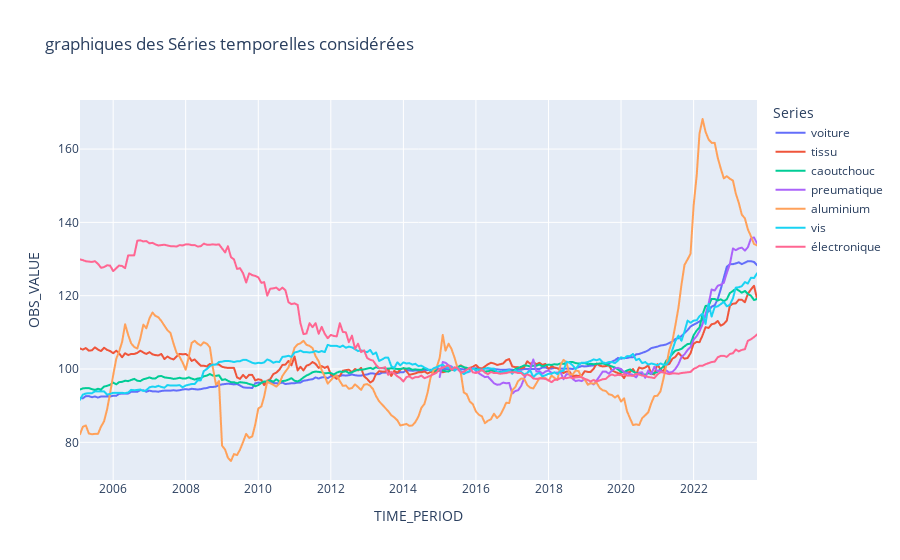

Notebook cell for this chart:
### Markdown cell above
## Nouvel exemple 
La partie précédente a surtout permis d'introduire les différents concepts et de familiariser l'utilisateur avec le code nécessaire pour la mise en place d'un modèle ECM.

Dans cette partie nous cherchons à identifier, pour le prix de production des voitures en France, l'impact des variations des prix des matières premières les plus utilisées dans la conception automobile. 
Nous partirons sur une modélisation par ECM qui cette fois présentera une équation de long terme avec un résidu stationnaire.
Plus précisément, nous comparerons la régression obtenue juste en stationnarisant les séries (par différence de premier ordre) avec l'équation de court terme d'un modèle ECM (qui de fait introduit une force de rappel), et nous comparerons les contributions des différentes variables.

### Code cell
###Importation des nouvelles données
prix_voit = pp.import2('010534366',"voiture")
prix_tissu = pp.import2('010534078',"tissu")
prix_caoutc = pp.import2('010534200',"caoutchouc")
prix_pneum = pp.import2('010534202',"preumatique")
prix_alu = pp.import2('010534272',"aluminium")
prix_vis = pp.import2('010534314',"vis")
prix_electro = pp.import2('010534318',"électronique")

##Graphique des différentes séries ; en cliquant sur les noms des variables sur le graphique, il est possible d'en faire disparaître certaines de façon à simplifier la lecture graphique
data_plot = pd.concat([prix_voit,prix_tissu,prix_caoutc,prix_pneum,prix_alu,prix_vis,prix_electro])
data_plot = data_plot[data_plot.index>"2005-01-31"]
fig = px.line(data_plot, x=data_plot.index, y='OBS_VALUE', color='Series', title = "graphiques des Séries temporelles considérées", hover_data={'OBS_VALUE':':.2f'})
fig.show()

### Figure 1 — Plotly figure (JSON) as saved in the notebook; plotly's stock layout.template omitted (floating-point values rounded to 4 significant figures; data arrays with more than 128 entries replaced by an {"elided": "..."} marker saying what was removed)
{"data": [{"hovertemplate": "Series=voiture<br>TIME_PERIOD=%{x}<br>OBS_VALUE=%{y:.2f}<extra></extra>", "legendgroup": "voiture", "line": {"color": "#636efa", "dash": "solid"}, "marker": {"symbol": "circle"}, "mode": "lines", "name": "voiture", "showlegend": true, "type": "scattergl", "x": {"elided": "225 str values"}, "xaxis": "x", "y": {"elided": "225 float values"}, "yaxis": "y"}, {"hovertemplate": "Series=tissu<br>TIME_PERIOD=%{x}<br>OBS_VALUE=%{y:.2f}<extra></extra>", "legendgroup": "tissu", "line": {"color": "#EF553B", "dash": "solid"}, "marker": {"symbol": "circle"}, "mode": "lines", "name": "tissu", "showlegend": true, "type": "scattergl", "x": {"elided": "225 str values"}, "xaxis": "x", "y": {"elided": "225 float values"}, "yaxis": "y"}, {"hovertemplate": "Series=caoutchouc<br>TIME_PERIOD=%{x}<br>OBS_VALUE=%{y:.2f}<extra></extra>", "legendgroup": "caoutchouc", "line": {"color": "#00cc96", "dash": "solid"}, "marker": {"symbol": "circle"}, "mode": "lines", "name": "caoutchouc", "showlegend": true, "type": "scattergl", "x": {"elided": "225 str values"}, "xaxis": "x", "y": {"elided": "225 float values"}, "yaxis": "y"}, {"hovertemplate": "Series=preumatique<br>TIME_PERIOD=%{x}<br>OBS_VALUE=%{y:.2f}<extra></extra>", "legendgroup": "preumatique", "line": {"color": "#ab63fa", "dash": "solid"}, "marker": {"symbol": "circle"}, "mode": "lines", "name": "preumatique", "showlegend": true, "type": "scattergl", "x": ["2015-01-01T00:00:00", "2015-02-01T00:00:00", "2015-03-01T00:00:00", "2015-04-01T00:00:00", "2015-05-01T00:00:00", "2015-06-01T00:00:00", "2015-07-01T00:00:00", "2015-08-01T00:00:00", "2015-09-01T00:00:00", "2015-10-01T00:00:00", "2015-11-01T00:00:00", "2015-12-01T00:00:00", "2016-01-01T00:00:00", "2016-02-01T00:00:00", "2016-03-01T00:00:00", "2016-04-01T00:00:00", "2016-05-01T00:00:00", "2016-06-01T00:00:00", "2016-07-01T00:00:00", "2016-08-01T00:00:00", "2016-09-01T00:00:00", "2016-10-01T00:00:00", "2016-11-01T00:00:00", "2016-12-01T00:00:00", "2017-01-01T00:00:00", "2017-02-01T00:00:00", "2017-03-01T00:00:00", "2017-04-01T00:00:00", "2017-05-01T00:00:00", "2017-06-01T00:00:00", "2017-07-01T00:00:00", "2017-08-01T00:00:00", "2017-09-01T00:00:00", "2017-10-01T00:00:00", "2017-11-01T00:00:00", "2017-12-01T00:00:00", "2018-01-01T00:00:00", "2018-02-01T00:00:00", "2018-03-01T00:00:00", "2018-04-01T00:00:00", "2018-05-01T00:00:00", "2018-06-01T00:00:00", "2018-07-01T00:00:00", "2018-08-01T00:00:00", "2018-09-01T00:00:00", "2018-10-01T00:00:00", "2018-11-01T00:00:00", "2018-12-01T00:00:00", "2019-01-01T00:00:00", "2019-02-01T00:00:00", "2019-03-01T00:00:00", "2019-04-01T00:00:00", "2019-05-01T00:00:00", "2019-06-01T00:00:00", "2019-07-01T00:00:00", "2019-08-01T00:00:00", "2019-09-01T00:00:00", "2019-10-01T00:00:00", "2019-11-01T00:00:00", "2019-12-01T00:00:00", "2020-01-01T00:00:00", "2020-02-01T00:00:00", "2020-03-01T00:00:00", "2020-04-01T00:00:00", "2020-05-01T00:00:00", "2020-06-01T00:00:00", "2020-07-01T00:00:00", "2020-08-01T00:00:00", "2020-09-01T00:00:00", "2020-10-01T00:00:00", "2020-11-01T00:00:00", "2020-12-01T00:00:00", "2021-01-01T00:00:00", "2021-02-01T00:00:00", "2021-03-01T00:00:00", "2021-04-01T00:00:00", "2021-05-01T00:00:00", "2021-06-01T00:00:00", "2021-07-01T00:00:00", "2021-08-01T00:00:00", "2021-09-01T00:00:00", "2021-10-01T00:00:00", "2021-11-01T00:00:00", "2021-12-01T00:00:00", "2022-01-01T00:00:00", "2022-02-01T00:00:00", "2022-03-01T00:00:00", "2022-04-01T00:00:00", "2022-05-01T00:00:00", "2022-06-01T00:00:00", "2022-07-01T00:00:00", "2022-08-01T00:00:00", "2022-09-01T00:00:00", "2022-10-01T00:00:00", "2022-11-01T00:00:00", "2022-12-01T00:00:00", "2023-01-01T00:00:00", "2023-02-01T00:00:00", "2023-03-01T00:00:00", "2023-04-01T00:00:00", "2023-05-01T00:00:00", "2023-06-01T00:00:00", "2023-07-01T00:00:00", "2023-08-01T00:00:00", "2023-09-01T00:00:00", "2023-10-01T00:00:00"], "xaxis": "x", "y": [97.8, 101.9, 101.7, 101, 100.7, 100, 99.9, 99.3, 99.2, 99, 99.3, 100.3, 99.5, 98.8, 98.3, 97.8, 97.9, 97, 96.1, 95.7, 95.8, 96.3, 96.1, 96.2, 93.3, 94, 94.2, 95.4, 97.5, 98.9, 100.1, 102.6, 99.3, 99.4, 98.7, 99.3, 99.6, 98.9, 99, 99, 99.2, 97.2, 98.6, 98.5, 97.3, 96.7, 96.9, 96.7, 97.3, 95.7, 96.2, 95.8, 96.9, 98.1, 99.3, 99.3, 98.7, 99.6, 100.2, 100.3, 100, 99.1, 98.9, 98.6, 98.4, 97.7, 99, 99.1, 97.6, 99.6, 98.6, 100.6, 99.4, 99.6, 99, 99.6, 99, 99.2, 100, 101.3, 103.3, 104, 105.2, 106, 108, 109, 110.3, 112.2, 115, 117.8, 121.7, 121.4, 122.7, 123, 123.5, 126.2, 128.6, 132.9, 132.4, 132.9, 133.1, 132.3, 133.2, 135.6, 135.9, 134.3], "yaxis": "y"}, {"hovertemplate": "Series=aluminium<br>TIME_PERIOD=%{x}<br>OBS_VALUE=%{y:.2f}<extra></extra>", "legendgroup": "aluminium", "line": {"color": "#FFA15A", "dash": "solid"}, "marker": {"symbol": "circle"}, "mode": "lines", "name": "aluminium", "showlegend": true, "type": "scattergl", "x": {"elided": "225 str values"}, "xaxis": "x", "y": {"elided": "225 float values"}, "yaxis": "y"}, {"hovertemplate": "Series=vis<br>TIME_PERIOD=%{x}<br>OBS_VALUE=%{y:.2f}<extra></extra>", "legendgroup": "vis", "line": {"color": "#19d3f3", "dash": "solid"}, "marker": {"symbol": "circle"}, "mode": "lines", "name": "vis", "showlegend": true, "type": "scattergl", "x": {"elided": "225 str values"}, "xaxis": "x", "y": {"elided": "225 float values"}, "yaxis": "y"}, {"hovertemplate": "Series=électronique<br>TIME_PERIOD=%{x}<br>OBS_VALUE=%{y:.2f}<extra></extra>", "legendgroup": "électronique", "line": {"color": "#FF6692", "dash": "solid"}, "marker": {"symbol": "circle"}, "mode": "lines", "name": "électronique", "showlegend": true, "type": "scattergl", "x": {"elided": "225 str values"}, "xaxis": "x", "y": {"elided": "225 float values"}, "yaxis": "y"}], "layout": {"autosize": true, "legend": {"title": {"text": "Series"}, "tracegroupgap": 0}, "title": {"text": "graphiques des Séries temporelles considérées"}, "xaxis": {"anchor": "y", "autorange": true, "domain": [0, 1], "range": ["2005-02-01", "2023-10-01"], "title": {"text": "TIME_PERIOD"}, "type": "date"}, "yaxis": {"anchor": "x", "autorange": true, "domain": [0, 1], "range": [69.72, 173.4], "title": {"text": "OBS_VALUE"}, "type": "linear"}}}
